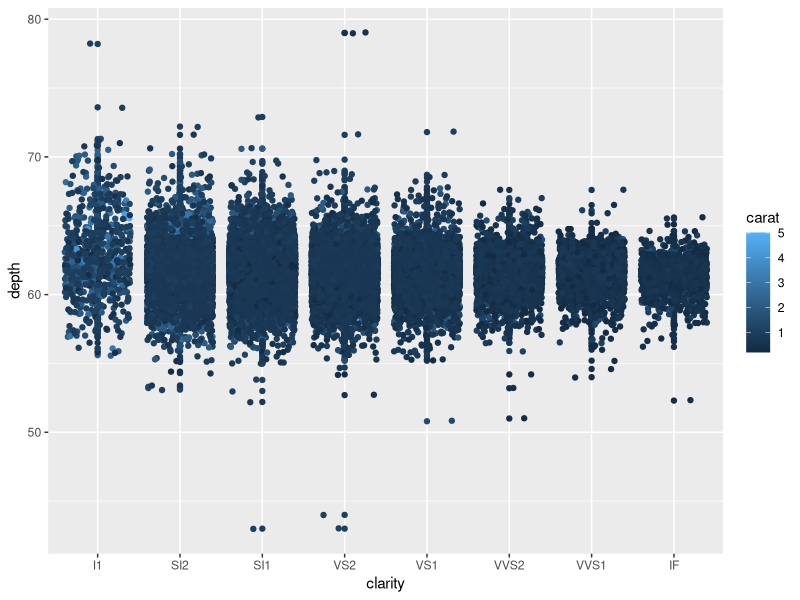

The R source for this figure:
## ---- chunk 1
library(tidyverse)
## ---- chunk 2
# And now we make a plot
ggplot(diamonds, aes(x = clarity, y = depth, color = carat)) +
  geom_point() + geom_jitter()

## ---- chunk 3
### In this code chunk, start with the diamonds dataset (built in to
### ggplot2 package) and create a subset based on filtering, e.g., 
### size greater than 1 carat or cut is "Ideal"
## ---- chunk 4
### Both partners - delete this comment, then write some code here
### to plot, summarize, calculate something simple using the diamonds
### dataset (or anything you like, really)
## ---- chunk 5
### Both partners - delete this comment, then write some code here
### to plot, summarize, calculate something simple using the diamonds
### dataset (or anything you like, really)
